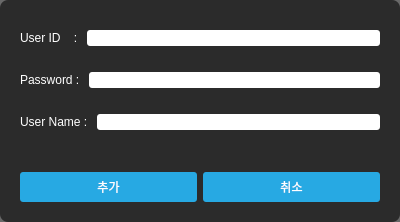
<?xml version="1.0" encoding="UTF-8"?>
<ui version="4.0">
 <class>widgetAddUser</class>
 <widget class="QDialog" name="widgetAddUser">
  <property name="geometry">
   <rect>
    <x>0</x>
    <y>0</y>
    <width>400</width>
    <height>222</height>
   </rect>
  </property>
  <property name="windowTitle">
   <string>사용자 추가</string>
  </property>
  <property name="styleSheet">
   <string notr="true">#widgetAddUser
{
  background: rgba(0, 0, 0, 150);
  border-radius: 8px;
}

QLabel { color: white; }
QLineEdit { border-radius: 3px; }

QPushButton
{
  color: white;
  background-color: #27a9e3;
  border-width: 0px;
  border-radius: 3px;
}
QPushButton:hover { background-color: #66c011; }</string>
  </property>
  <layout class="QVBoxLayout" name="verticalLayout">
   <property name="leftMargin">
    <number>20</number>
   </property>
   <property name="topMargin">
    <number>20</number>
   </property>
   <property name="rightMargin">
    <number>20</number>
   </property>
   <property name="bottomMargin">
    <number>20</number>
   </property>
   <item>
    <layout class="QHBoxLayout" name="horizontalLayout_4">
     <property name="topMargin">
      <number>10</number>
     </property>
     <property name="bottomMargin">
      <number>10</number>
     </property>
     <item>
      <widget class="QLabel" name="label_4">
       <property name="text">
        <string>User ID    : </string>
       </property>
      </widget>
     </item>
     <item>
      <widget class="QLineEdit" name="lineEdit_4"/>
     </item>
    </layout>
   </item>
   <item>
    <layout class="QHBoxLayout" name="horizontalLayout_3">
     <property name="topMargin">
      <number>10</number>
     </property>
     <property name="bottomMargin">
      <number>10</number>
     </property>
     <item>
      <widget class="QLabel" name="label_3">
       <property name="text">
        <string>Password : </string>
       </property>
      </widget>
     </item>
     <item>
      <widget class="QLineEdit" name="lineEdit_3">
       <property name="echoMode">
        <enum>QLineEdit::Password</enum>
       </property>
      </widget>
     </item>
    </layout>
   </item>
   <item>
    <layout class="QHBoxLayout" name="horizontalLayout_6">
     <property name="topMargin">
      <number>10</number>
     </property>
     <property name="bottomMargin">
      <number>10</number>
     </property>
     <item>
      <widget class="QLabel" name="label_5">
       <property name="text">
        <string>User Name : </string>
       </property>
      </widget>
     </item>
     <item>
      <widget class="QLineEdit" name="lineEdit_5"/>
     </item>
    </layout>
   </item>
   <item>
    <spacer name="verticalSpacer">
     <property name="orientation">
      <enum>Qt::Vertical</enum>
     </property>
     <property name="sizeHint" stdset="0">
      <size>
       <width>20</width>
       <height>9</height>
      </size>
     </property>
    </spacer>
   </item>
   <item>
    <layout class="QHBoxLayout" name="horizontalLayout_7">
     <item>
      <widget class="QPushButton" name="btnOK">
       <property name="minimumSize">
        <size>
         <width>0</width>
         <height>30</height>
        </size>
       </property>
       <property name="text">
        <string>추가</string>
       </property>
       <property name="default">
        <bool>true</bool>
       </property>
      </widget>
     </item>
     <item>
      <widget class="QPushButton" name="btnCancel">
       <property name="minimumSize">
        <size>
         <width>0</width>
         <height>30</height>
        </size>
       </property>
       <property name="text">
        <string>취소</string>
       </property>
      </widget>
     </item>
    </layout>
   </item>
  </layout>
 </widget>
 <layoutdefault spacing="6" margin="11"/>
 <tabstops>
  <tabstop>lineEdit_4</tabstop>
  <tabstop>lineEdit_3</tabstop>
  <tabstop>lineEdit_5</tabstop>
  <tabstop>btnOK</tabstop>
  <tabstop>btnCancel</tabstop>
  <tabstop>lineEdit_2</tabstop>
  <tabstop>lineEdit</tabstop>
 </tabstops>
 <resources/>
 <connections/>
</ui>
